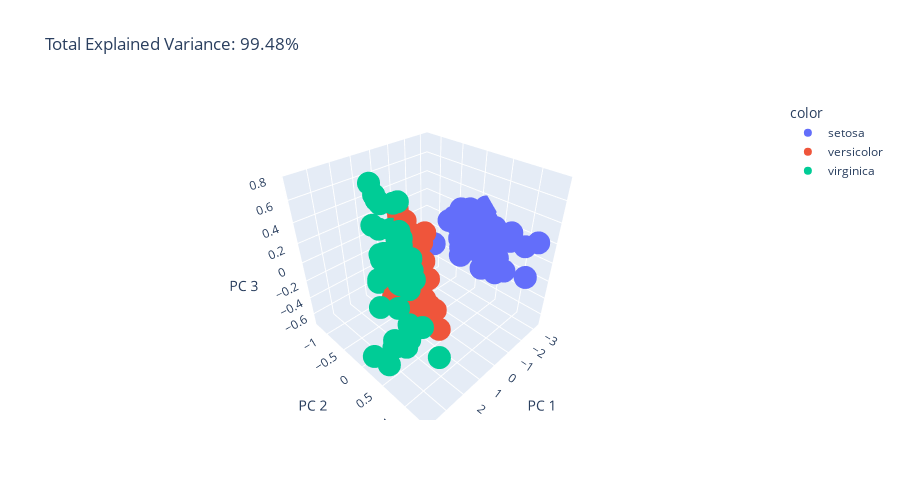

The notebook cell this image was saved under:
### Code cell
import plotly.express as px
import matplotlib.pyplot as plt
from sklearn.decomposition import PCA

feature = data[['sepal_length', 'sepal_width', 'petal_length', 'petal_width']]

pca = PCA(n_components=3)
components = pca.fit_transform(feature)

total_var = pca.explained_variance_ratio_.sum() * 100

fig = px.scatter_3d(components, x=0, y=1, z=2, color=df['species'],
                    title=f'Total Explained Variance: {total_var:.2f}%',
                    labels={'0': 'PC 1', '1': 'PC 2', '2': 'PC 3'})
fig.update_layout(height=500)
fig.show()
